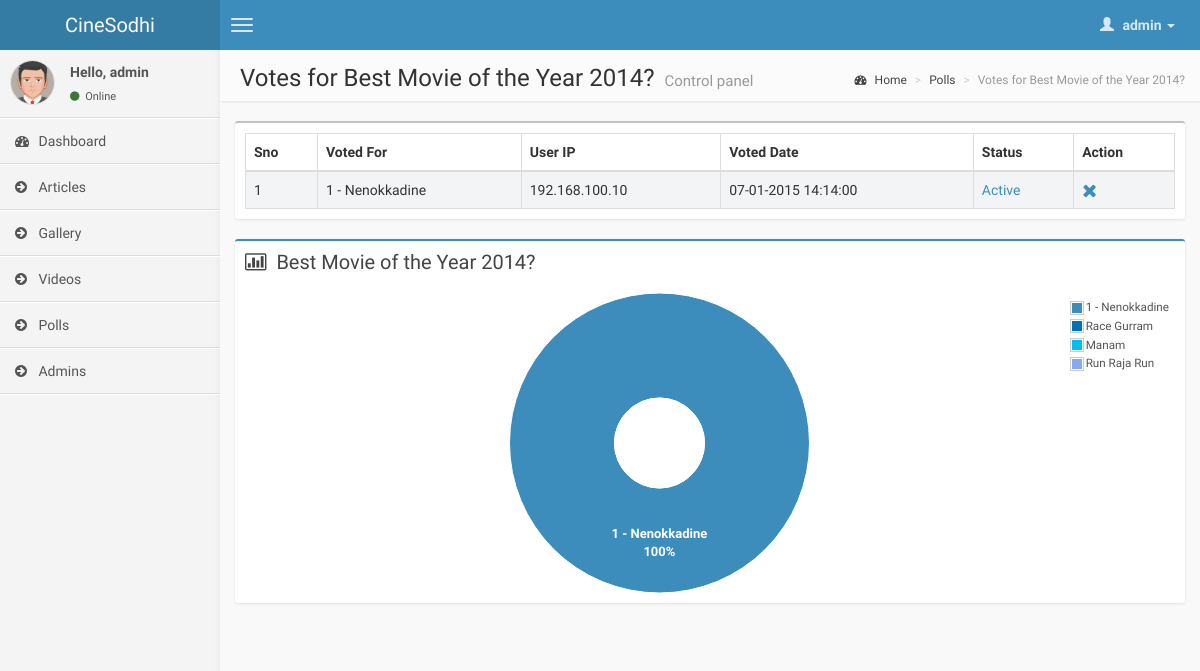
/admin/index.php?op=poll_votes&pid=1 (signed in), run on the app's committed database.
### tables this page shows
CREATE TABLE IF NOT EXISTS `polls` (
  `id` int(11) NOT NULL AUTO_INCREMENT,
  `question` varchar(250) NOT NULL,
  `option1` varchar(150) NOT NULL,
  `option2` varchar(150) NOT NULL,
  `option3` varchar(150) NOT NULL,
  `option4` varchar(150) NOT NULL,
  `createddate` date NOT NULL,
  `status` tinyint(1) NOT NULL,
  PRIMARY KEY (`id`)
);

CREATE TABLE IF NOT EXISTS `poll_votes` (
  `id` int(11) unsigned NOT NULL AUTO_INCREMENT,
  `poll_id` int(11) NOT NULL,
  `vote` tinyint(4) unsigned NOT NULL,
  `user_ip` varchar(50) NOT NULL,
  `voted_datetime` datetime NOT NULL,
  `status` tinyint(1) NOT NULL,
  PRIMARY KEY (`id`),
  KEY `poll_id` (`poll_id`)
);

### admin/index.php (called while the page is built)
<?php
	include_once("../lib/config.php");
	include_once("includes/header.php");
	include_once("includes/body.php");
	include_once("includes/footer.php");
?>

### lib/config.php (called while the page is built, shortened)
<?php
include_once('Database.class.php');
$Database = new Database('localhost','root','','cinesodhi');
?>

### lib/Database.class.php (called while the page is built, shortened)
<?php
class Database {
var $query_id = 0;
function fetch_array($query_id=-1) {
	if ($query_id!=-1) {
		$this->query_id=$query_id;
	}
	if (isset($this->query_id)) {
		$record = @mysql_fetch_assoc($this->query_id);
	}else{
		$this->oops("Invalid query_id: <b>$this->query_id</b>. Records could not be fetched.");
	}
	return $record;
}
function fetch_values($Ed_sql)
{
	$Ed_res = mysql_query($Ed_sql);
	$out = array();
	while ($row = $this->fetch_array($Ed_res,$Ed_sql)){
		$out[] = $row;
	}
	return $out;
}
}
?>

### admin/includes/poll_votes.php (the view, shortened to what this page needs)
<div class="box">
	<div class="box-body table-responsive">
	    <table id="pollVotesData" class="table table-bordered table-striped">
			<thead>
				<tr>
				  <th>Sno</th>
				  <th>Voted For</th>
				  <th>User IP</th>
				  <th>Voted Date</th>
				  <th>Status</th>
				  <th>Action</th>
				</tr>
			</thead>
			<tbody>
			<?php
			 $pollVotes = $Database->fetch_values("select *, v.status as vstatus from poll_votes v,polls p where p.id = v.poll_id and v.poll_id = ".$_GET['pid']." ORDER BY v.id asc");
			 if(count($pollVotes) > 0)
			 {
			    $i=1;
				$votesArray = array('option1'=>0,'option2'=>0,'option3'=>0,'option4'=>0);
			    foreach($pollVotes as $pollVote)
				{
					if($pollVote['vstatus']==1)
					{
					  $status = 'Active';
					  $sval = 0;
					}
					else
					{
						$status = 'Inactive';
						$sval = 1;
					}
					$answerKey = "option".$pollVote['vote'];
					$votesArray[$answerKey] = $votesArray[$answerKey]+1;
			 ?>
					<tr>
					  <td><?php echo $i;?></td>
					  <td><?php echo $pollVote[$answerKey];?></td>
					  <td><?php echo $pollVote['user_ip'];?></td>
					  <td><?php echo date("d-m-Y H:i:s", strtotime($pollVote['voted_datetime']));?></td>
					  <td>
					    <a title="Change Status" data-placement="bottom" data-toggle="tooltip" href='index.php?op=poll_votes&pid=<?=$_GET['pid']?>&vid=<?=$pollVote['id']?>&status=<?php echo $sval;?>'>
					     <?php echo $status;?>
					     </a>
					  </td>
					  <td>
					  <a title="Remove Vote" data-placement="bottom" data-toggle="tooltip" href='index.php?op=poll_votes&Action=Delete&pid=<?=$_GET['pid']?>&vid=<?=$pollVote['id']?>' onclick="return confirm('Are you sure')">
					    <i class="fa fa-times fa-lg"></i></a>
					   </td>
					</tr>
			 <?php
			    $i++;}
			 }
			 ?>
			</tbody>
        </table>
	 </div>
</div>
<?php
if(count($pollVotes) > 0)
{
  $graphData = array();
 foreach($votesArray as $voteKey => $voteData)
 {
	 $graphData[$voteKey]['label'] = $polls[0][$voteKey];
	 if($voteData>0)
	 {
		$val = $voteData / count($pollVotes) * 100;
	 }
	 else{
		 $val = $voteData;
	 }
	 $graphData[$voteKey]['value'] = $val;
 }
?>
	<div class="box box-primary">
		<div class="box-header">
			<h3 class="box-title"><i class="fa fa-bar-chart-o"></i>
			&nbsp;<?php echo $polls[0]['question'];?></h3>
		</div>
		<div class="box-body">
			<div id="votes-chart" style="height: 300px;"></div>
		</div>
	</div>
<?php
}?>
<script type="text/javascript">
$(function() {
	<?php
	if(count($pollVotes) > 0 && count($graphData)>0)
	{?>
		/*
		 * DONUT CHART
		 * -----------
		 */
		var donutData = [
			{label: "<?php echo $graphData['option1']['label'];?>", data: <?php echo $graphData['option1']['value'];?>, color: "#3c8dbc"},
			{label: "<?php echo $graphData['option2']['label'];?>", data: <?php echo $graphData['option2']['value'];?>, color: "#0073b7"},
			{label: "<?php echo $graphData['option3']['label'];?>", data: <?php echo $graphData['option3']['value'];?>, color: "#00c0ef"},
			{label: "<?php echo $graphData['option4']['label'];?>", data: <?php echo $graphData['option4']['value'];?>, color: "#83AAF2"}
		];
		$.plot("#votes-chart", donutData, {
			series: {
				pie: {
					show: true,
					radius: 1,
					innerRadius: 0.3,
					label: {
						show: true,
						radius: 2 / 3,
						formatter: labelFormatter,
						threshold: 0.1
					}
				}
			},
			legend: {
				show: true
			}
		});
		/*
		 * END DONUT CHART
		 */
	<?php
	}?>
	$('#pollVotesData').dataTable({
		"bPaginate": true,
		"bLengthChange": false,
		"bFilter": false,
		"bSort": true,
		"bInfo": true,
		"bAutoWidth": false,
		"stateSave": true
	});
});
/*
 * Custom Label formatter
 * ----------------------
 */
function labelFormatter(label, series) {
	return "<div style='font-size:13px; text-align:center; padding:2px; color: #fff; font-weight: 600;'>"
			+ label
			+ "<br/>"
			+ Math.round(series.percent) + "%</div>";
}
</script>

### admin/includes/body.php (shortened to what this page needs)
<div class="wrapper row-offcanvas row-offcanvas-left">
	<?php
	include_once("leftmenu.php");
	?>
            <aside class="right-side">
				<?php
				$b2Title = '';
				$op = '';
				if(isset($_GET['op']) && $_GET['op']!="")
				{
				  switch($_GET['op'])
				  {
					case 'poll_votes':
					$polls =$Database->fetch_values("select * from polls where id = '".$_GET['pid']."'");
			        if(count($polls) > 0)
			        {
					  $pageHeading = "Votes for ".$polls[0]['question'];
					  $b1Title = 'Polls';
					  $b2Title = $pageHeading;
					  $op = 'polls';
					}
					break;
				  }
					$body = $_GET['op'];
					$filename="includes/".$body.".php";
					if(file_exists($filename))
					{
					 $includeFile = $filename;
					}
					else
					{
					 $pageHeading = '404';
					 $b1Title = '404';
					 $includeFile = "includes/404error.php";
					}
				}
				?>
                <section class="content-header">
                    <h1>
                        <?php echo $pageHeading;?>
                        <small>Control panel</small>
                    </h1>
                    <ol class="breadcrumb">
                      <li>
						<a href="index.php?op=main"><i class="fa fa-dashboard"></i> Home</a>
					  </li>
					  <?php
					  if(isset($_GET['Action']) || $b2Title!="")
					  {?>
                       <li><a href="index.php?op=<?php echo $op;?>"><?php echo $b1Title;?></a></li>
					   <li class="active"><?php echo $b2Title;?></li>
					  <?php
					  }
					  else
					  {?>
					   <li class="active"><?php echo $b1Title;?></li>
					  <?php
					  }?>
                    </ol>
                </section>
                <section class="content">
				<?php
				include_once($includeFile);
				?>
				</section>
			</aside>
</div>

### data on the page
polls: question "Votes for Best Movie of the Year 2014?", question "Best Movie of the Year 2014?"
poll_votes: poll.option1 "1 - Nenokkadine", user_ip "192.168.100.10", voted_datetime "07-01-2015 14:14:00", status "Active"

### other printed values
$_SESSION['name'] "admin"
$b1Title "Polls"
chart data {{ $graphData['option1']['label'] }} 1 - Nenokkadine
chart data {{ $graphData['option2']['label'] }} Race Gurram
chart data {{ $graphData['option2']['value'] }} 0
